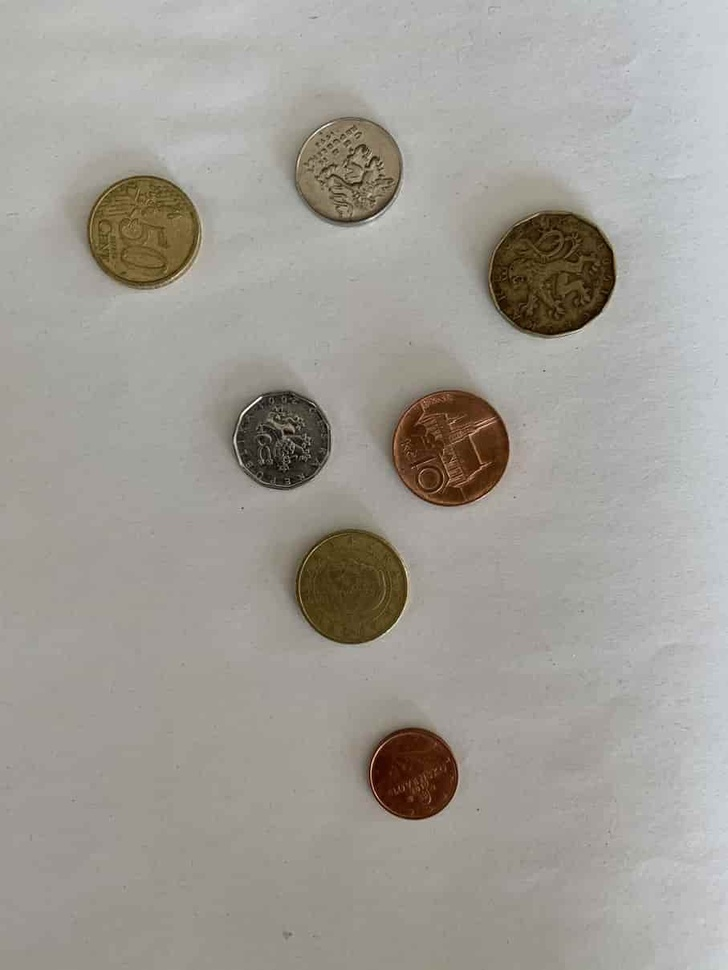
#> input picture opencv_book/pictures/coins2.jpg, 728 x 970 px, shrunk from 907 x 1209 before the run
$ python histogram_grayscale.py --image pictures/coins2.jpg
#> lines starting #> are read from the running program, lines starting #| are printed output that depends on the picture
"""
cv2.calcHist(images, channels, mask, histSize, ranges)

images      - image of which we want to compute histogram
channels    - list of indexes where we specify index of the channel we want to compute
            - grayscale [0], RGB [0, 1, 2]
mask        - if a mask is provided, histogram will be computed for masked pixels only
histSize    - number of bins we want to use, 32 = [32, 32, 32]
ranges      - specify range of possible pixel values (normally 0-256) for each channel

"""

import matplotlib.pyplot as plt
import argparse
import cv2

ap = argparse.ArgumentParser()
ap.add_argument("-i", "--image", required=True, help="path to the input image")
args = vars(ap.parse_args())

image = cv2.imread(args["image"])
#> image is the input picture: shape (970, 728, 3); mean B, G, R 150.5, 157.3, 160.7
image = cv2.cvtColor(image, cv2.COLOR_BGR2GRAY)
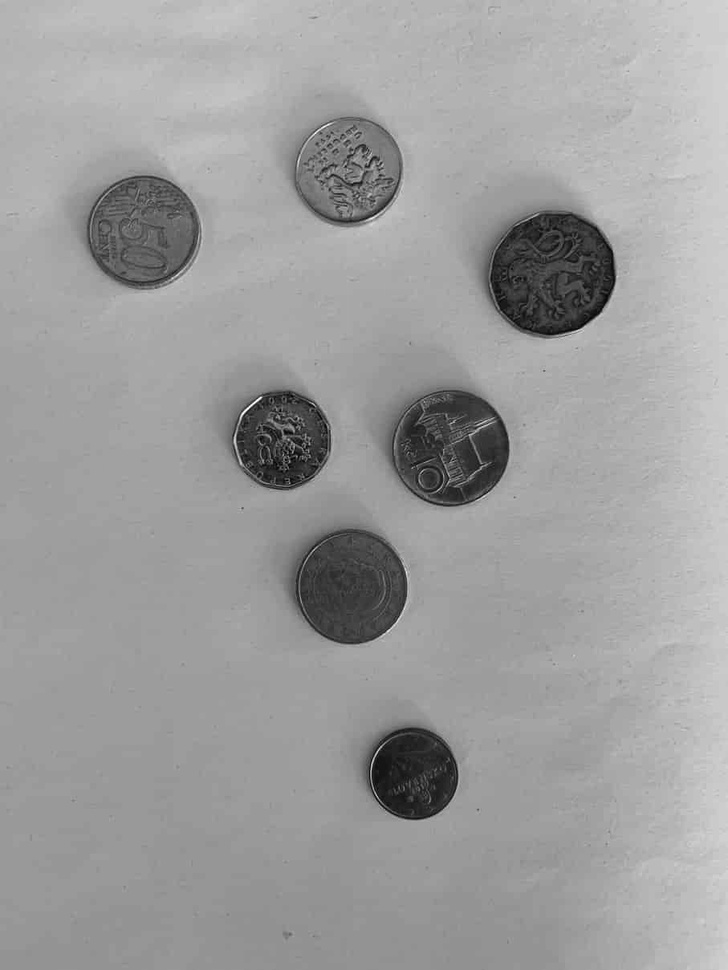
#> image: shape (970, 728); min 1, max 254, mean 157.5
cv2.imshow("Original", image)
cv2.waitKey(0)

hist = cv2.calcHist([image], [0], None, [256], [0, 256])
#> hist = 256 values, max 58430 at index 158, min 0 at index 0, mean 2758.4

plt.figure()
plt.title("Grayscale Histogram")
plt.xlabel("Bins")
plt.ylabel("# of Pixels")
plt.plot(hist)
plt.xlim([0, 256])
plt.show()
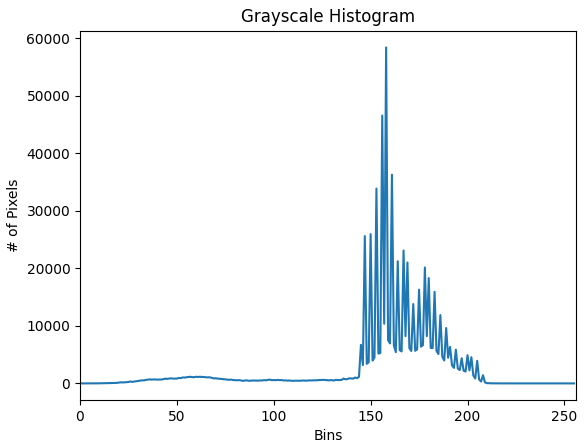
#> figure drawn by matplotlib, 1 panel; curve peaks at x = 158, y = 58430
cv2.waitKey(0)

$ run again, on opencv_book/pictures/input_counting_coins3.jpg
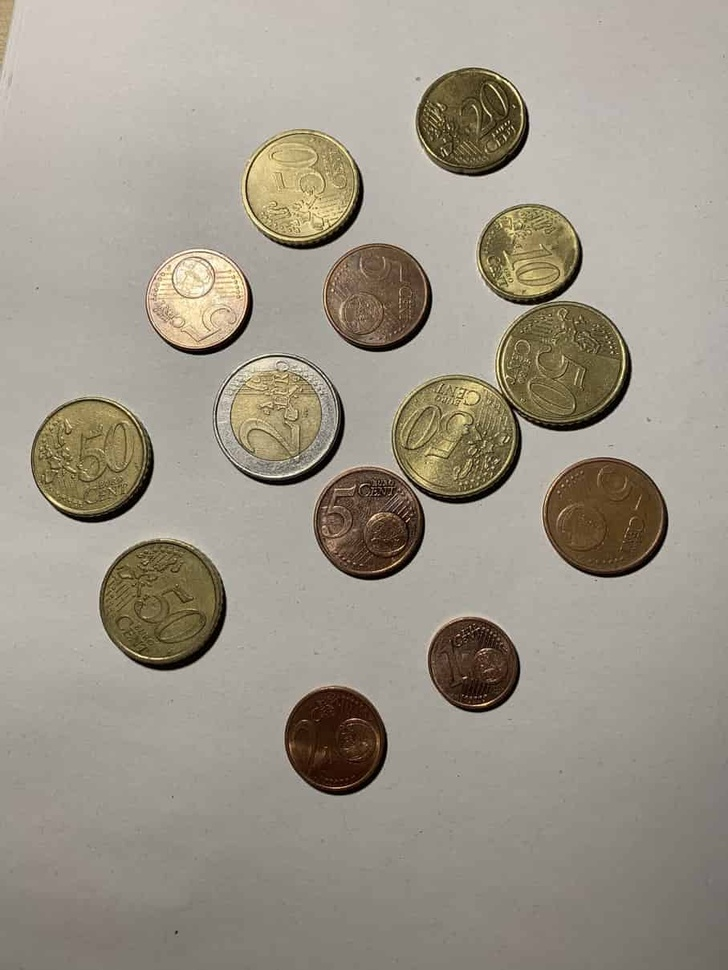
#> input picture opencv_book/pictures/input_counting_coins3.jpg, 728 x 970 px, shrunk from 907 x 1209 before the run
#> image is the input picture: shape (970, 728, 3); mean B, G, R 136.9, 150.2, 157.2
#> `image = cv2.cvtColor(image, cv2.COLOR_BGR2GRAY)`:
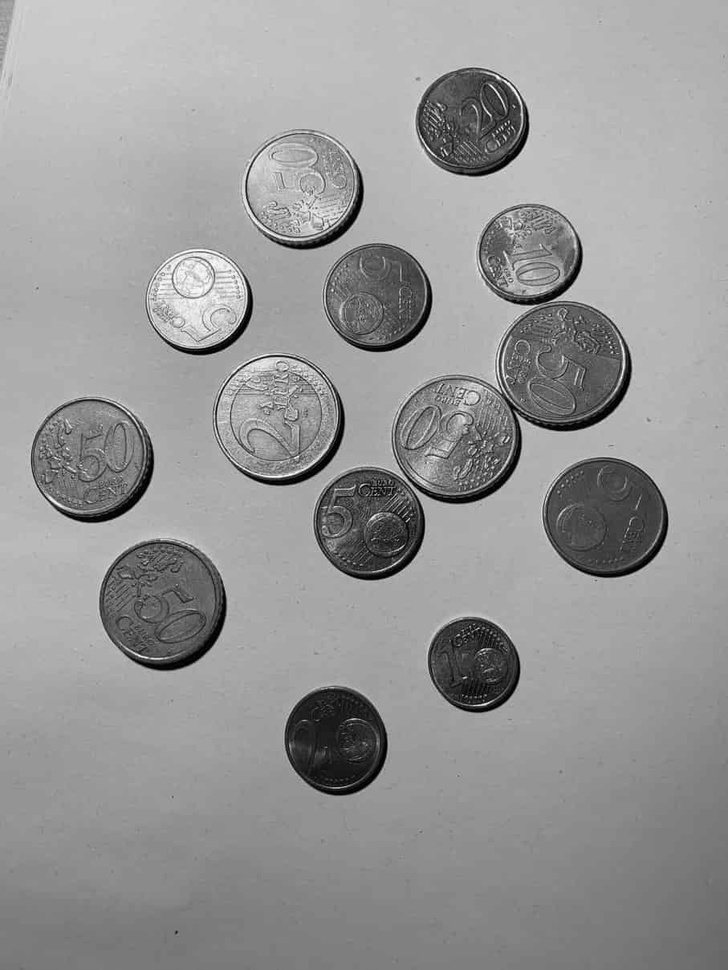
#> image: shape (970, 728); min 0, max 254, mean 150.7
#> hist = 256 values, max 24494 at index 186, min 0 at index 255, mean 2758.4
#> `plt.show()`:
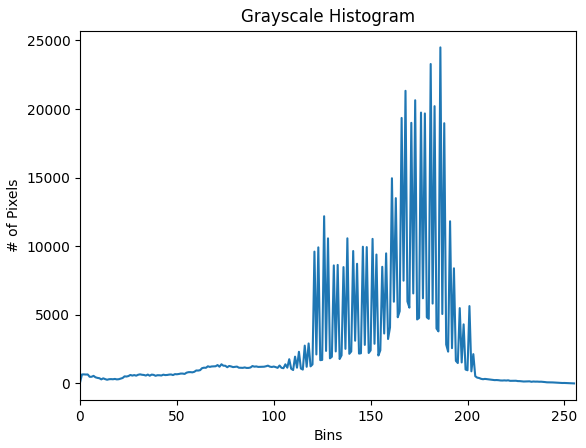
#> figure drawn by matplotlib, 1 panel; curve peaks at x = 186, y = 24494

$ run again, on opencv_book/pictures/master_169.jpg
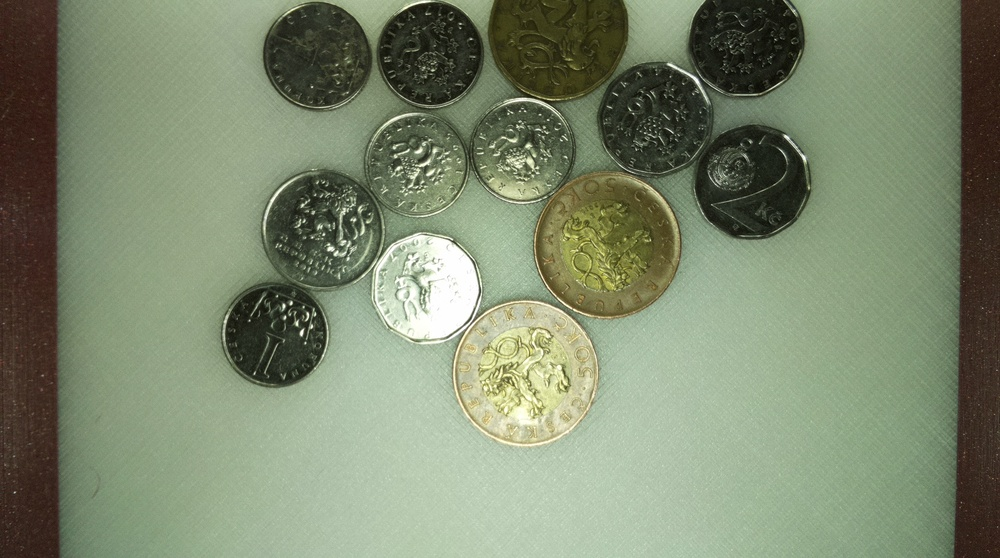
#> input picture opencv_book/pictures/master_169.jpg, 1000 x 558 px, shrunk from 1664 x 928 before the run
#> image is the input picture: shape (558, 1000, 3); mean B, G, R 110.6, 136.6, 125.5
#> `image = cv2.cvtColor(image, cv2.COLOR_BGR2GRAY)`:
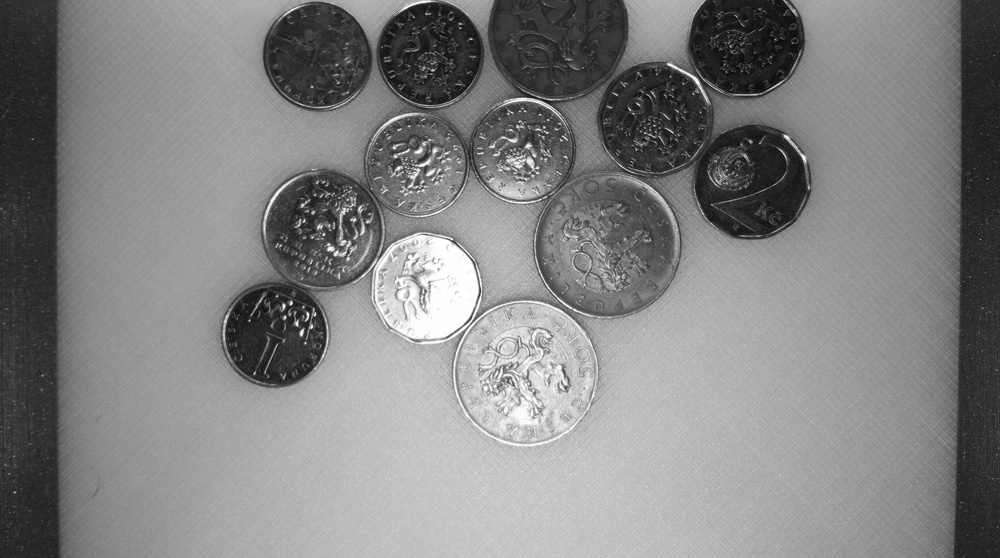
#> image: shape (558, 1000); min 4, max 255, mean 130.4
#> hist = 256 values, max 7072 at index 154, min 0 at index 0, mean 2179.7
#> `plt.show()`:
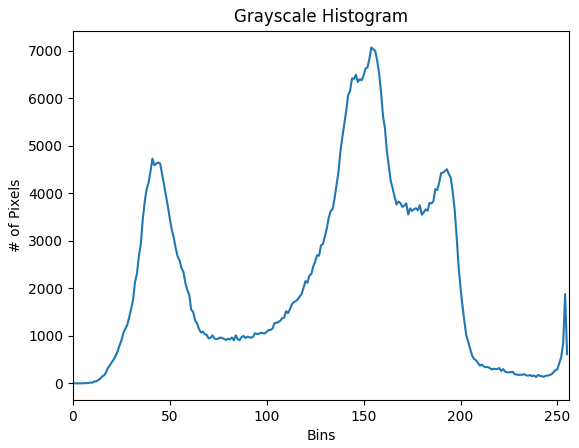
#> figure drawn by matplotlib, 1 panel; curve peaks at x = 154, y = 7072
